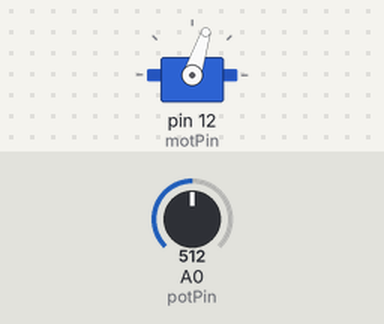
Simulated run of this sketch. Board: Arduino Uno, built with avr-gcc and run on an emulated ATmega328P. Parts: servo. The test bench sets the inputs (shaded band); at power-on: A0 (potPin) = 512.

Above: at 1.2 s.
1.3 s: A0 (potPin) set to 716
At 1.7 s:
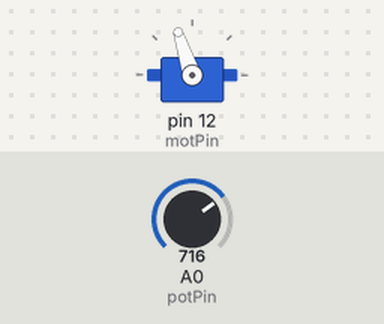
2.8 s: A0 (potPin) set to 900
At 4.0 s:
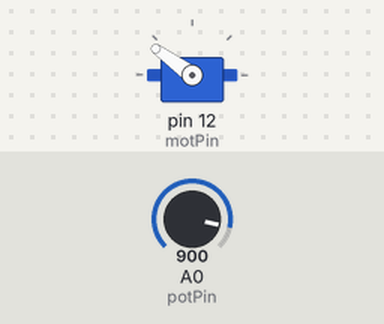
4.3 s: A0 (potPin) set to 1023
At 5.4 s:
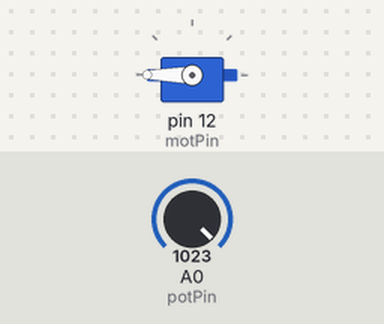
5.8 s: A0 (potPin) set to 306
At 6.7 s:
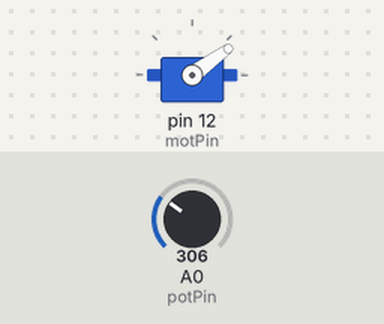
7.3 s: A0 (potPin) set to 170
At 8.0 s:
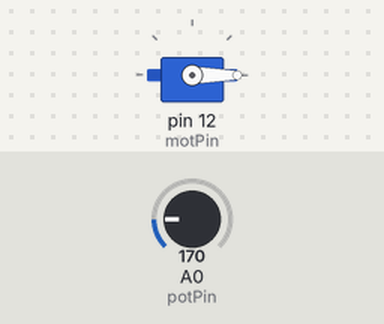
8.8 s: A0 (potPin) set to 511
At 9.2 s:
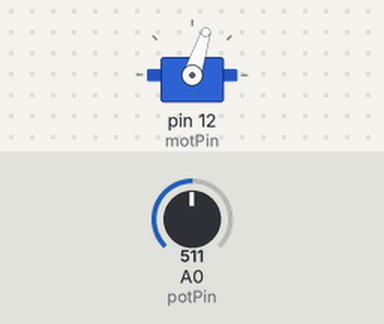
Timing chart, 0 to 11.3 s (numbered marks = the images above; inputs shaded):
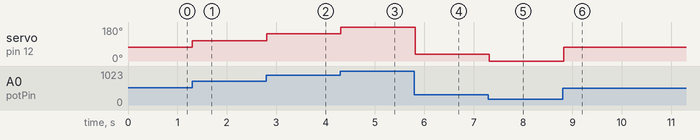

Measured:
- after the input at 1.3 s, servo on pin 12 (motPin): 72° → 108° at once
- after the input at 2.8 s, servo on pin 12 (motPin): 108° → 144° at once
- after the input at 4.3 s, servo on pin 12 (motPin): 144° → 180° at once
- after the input at 5.8 s, servo on pin 12 (motPin): 180° → 36° at once
- after the input at 7.3 s, servo on pin 12 (motPin): 36° → 0° at once
- after the input at 8.8 s, servo on pin 12 (motPin): 0° → 72° at once

The sketch:

Potentiometer_to_Servomotor_Stepped.ino
```cpp
/*
* Curators: Agnes Elfvingsson, Filippo De Togni
* Date: 10/10/2024
* Affiliation: IOIO Lab, Malmö University
*
* Sketch Name: Potentiometer_to_Servomotor
* Behaviour: The motor is adjusted by a potentiometer
* Components required: Potentiometer, Micro Servo, Polar Capacitor (100µF)
* Based on: https://docs.arduino.cc/learn/electronics/servo-motors/
*
* Extra info here: See image 'Potentiometer_to_Servomotor' for wiring diagram
* and a preview of expexted behaviour
*/

#include <Servo.h> // The 'Servo' library is needed to control the servomotor
#define MAX_DEGREES 180 // Change this based on the motor you're using (e.g. a 360 degree motor)
#define STEP_DIVISIONS 5

Servo myServo; // Create a variable of type 'Servo'
int potPin = A0; // Potentiometer is attached to pin A0
int potVal = 0; // A variable to hold the potentiometer value
int motPin = 12; // The motor's signal input

void setup() {
  Serial.begin(9600);
  pinMode(potPin, INPUT);
  myServo.attach(motPin);
}

void loop() {
  potVal = analogRead(potPin);
  int stepMultiplier = map(potVal, 0, 1023, 0, STEP_DIVISIONS);
  int stepSize = MAX_DEGREES / STEP_DIVISIONS;
  myServo.write(stepSize * stepMultiplier);
  delay(100); // Adjust this value to make it more or less responsive
}
```
